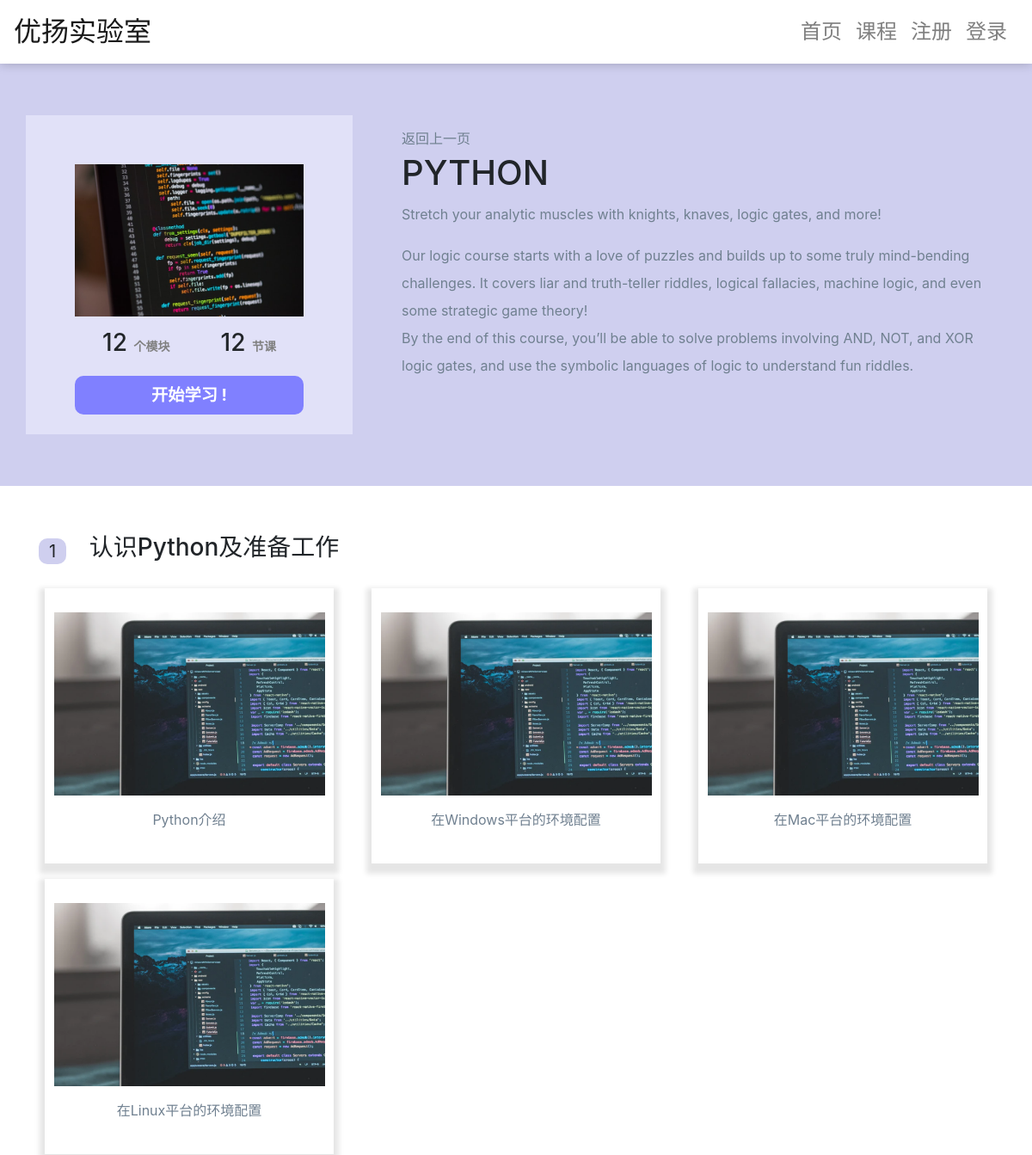
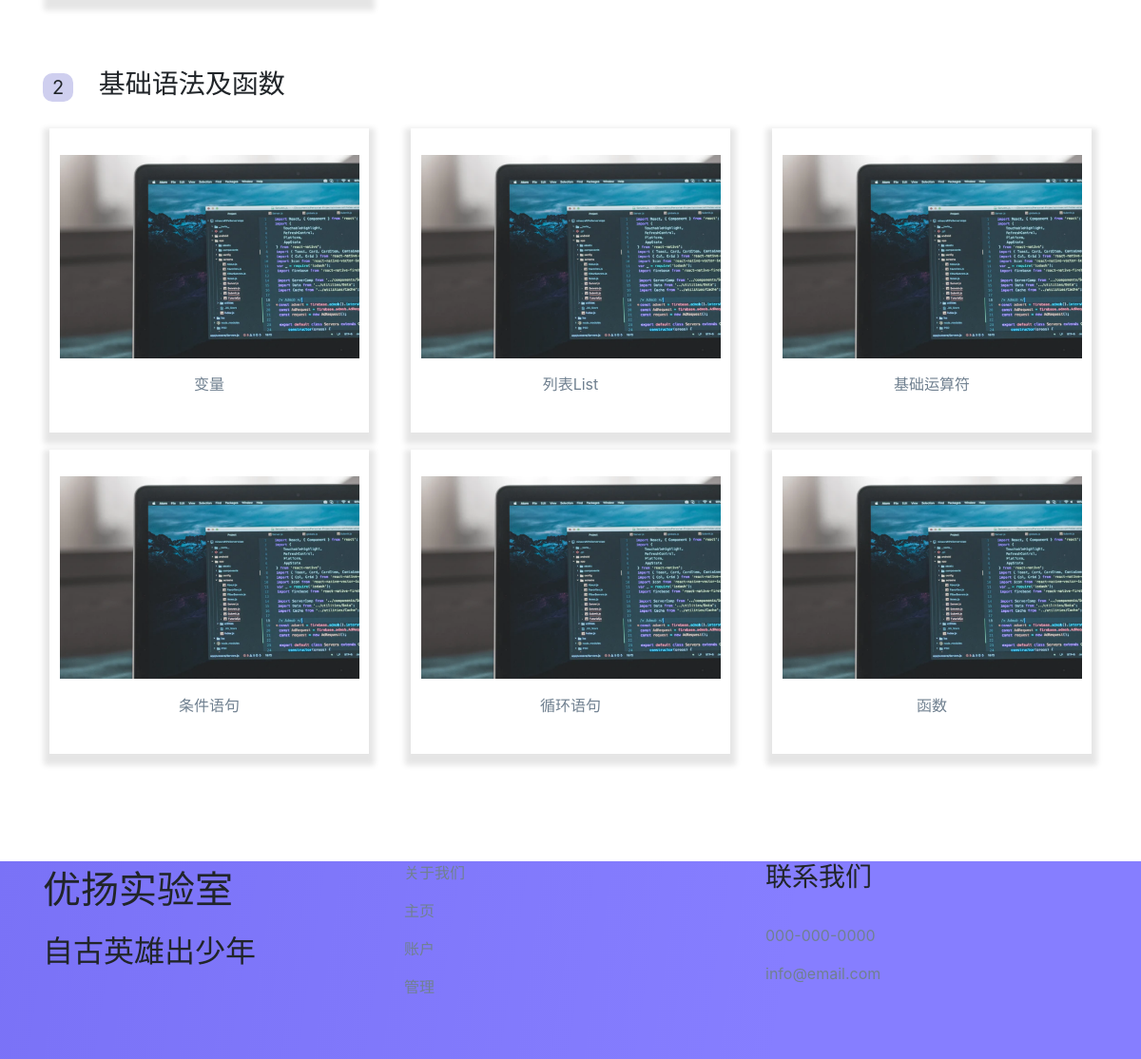
The app's page /course/1/ with its own data (2 pictures, top to bottom).
### webapp/models.py (models this page shows, shortened)
class Chapter(models.Model):
    course = models.ForeignKey(Course, on_delete = models.CASCADE)
    chapter_name = models.CharField(max_length = 200)

class Lesson(models.Model):
    chapter = models.ForeignKey(Chapter, on_delete = models.CASCADE)
    lesson_name = models.CharField(max_length = 200)
    video_url = models.CharField(max_length = 300)
    created_date = models.DateTimeField('Created date')

### webapp/views.py (the view)
# urls.py: path('course/<int:pk>/', views.course.as_view(), name='course'),
class course(generic.DetailView):
    template_name = 'webapp/course.html'
    model = Course

### webapp/templates/webapp/course.html (shortened to what this page needs)
{% extends 'navbar.html' %}
{% load static %}
{% block content %}
  <link rel="stylesheet" href="{% static "webapp/menu.css" %}" type="text/css">
  <div class="part1">
    <div class="container">
      <div class="row">
        <div class="col-md-4 col-12 p1">
          <img class="img-fluid" src="{% static "webapp/images/Python/python_0.jpg" %}" alt="img1">
          <div class="lt">
            <h3>12&nbsp<span>个模块</span></h3>
          </div>
          <div class="rt">
            <h3>12&nbsp<span>节课</span></h3>
          </div>
          <div>
            {% with question=question_text.classquestion %}
            <a href="#"><button class="b1">开始学习 !</button></a>
            {% endwith %}
          </div>
        </div>
        <div class="col-md-8 col-12 p2">
          <a href="#">返回上一页</a>
          <h1>PYTHON</h1>
          <p>Stretch your analytic muscles with knights, knaves, logic gates, and more!</p>
          <p>Our logic course starts with a love of puzzles and builds up to some truly mind-bending challenges. It covers liar and truth-teller riddles, logical fallacies, machine logic, and even some strategic game theory!<br>
    By the end of this course, you’ll be able to solve problems involving AND, NOT, and XOR logic gates, and use the symbolic languages of logic to understand fun riddles.</p>
        </div>
      </div>
    </div>
  </div>
  <div class="part2">
    <div class="container">
      {% for chapter in course.chapter_set.all %}
      <div class="row c">
        <div class="col-md-12 col-12">
          <div class="nb">{{chapter.id}}</div>
          <div class="intro">
            <h3>{{chapter.chapter_name}}</h3>
          </div>
        </div>
      </div>
      <div class="row bk">
        {% for lesson in chapter.lesson_set.all %}
        <div class="col-md-4 col-12">
          <a href="{% url 'webapp:detailpage' lesson.id%}">
            <div class="con">
              <img class="img-fluid" src="{% static "webapp/images/Python/lesson.png" %}" alt="img2">
              <p>{{lesson.lesson_name}}</p>
            </div>
          </a>
        </div>
        {%endfor%}
      </div>
      {%endfor%}
  </div>
{% endblock %}

### webapp/templates/navbar.html (shortened to what this page needs)
{% load static %}
<!DOCTYPE html>
<html lang="en" dir="ltr">
<link rel="stylesheet" href="https://cdn.staticfile.org/twitter-bootstrap/4.3.1/css/bootstrap.min.css">
<link rel="stylesheet" href="{% static "webapp/navbar.css" %}" type="text/css">
<link rel='stylesheet' href='https://cdnjs.cloudflare.com/ajax/libs/font-awesome/5.11.2/css/all.min.css'>
<div id="app">
  <el-header>
     <head>
  </head>
  <body>
    <nav class="navbar navbar-expand-md navbar-light">
      <a class="navbar-brand" href="{% url 'webapp:index'%}">优扬实验室</a>
      <div class="collapse navbar-collapse" id="collapsibleNavbar">
        <ul class="navbar-nav ml-auto">
          <li class="nav-item">
            <a class="nav-link" href="{% url 'webapp:index'%}">首页</a>
          </li>
          <li class="nav-item">
            <a class="nav-link" href="#">课程</a>
          </li>
          {% if user.is_authenticated %}
          <div class="btn-group">
            <li class="nav-item">
              <el-dropdown>
                <span class="el-dropdown-link" style="font-size: 1.1em;">
                  <a class="nav-link">用户中心<i class="el-icon-arrow-down el-icon--right"></i></a>
                </span>
                <el-dropdown-menu slot="dropdown">
                  <el-dropdown-item><a href="#">我的课程</a></el-dropdown-item>
                  <el-dropdown-item><a href="#">我的资料</a></el-dropdown-item>
                  <el-dropdown-item><a href="#">blabla</a></el-dropdown-item>
                  <el-dropdown-item divided><a href="{% url 'webapp:logout'%}">退出登陆</a></el-dropdown-item>
                </el-dropdown-menu>
              </el-dropdown>
            </li>
          </div>
          {% else %}
             <li class="nav-item">
            <a class="nav-link" href="{% url 'webapp:signup'%}">注册</a>
          </li>
          <li class="nav-item" id="final">
            <a class="nav-link" href="{% url 'webapp:signin'%}">登录</a>
          </li>
          {% endif %}
        </ul>
      </div>
    </nav>
  </el-header>
    {% block content %}
    {% endblock %}
  </body>
  <div class="part6">
  <div class="container">
    <div class="row textf">
      <div class="col-md-4 col-12">
        <p class="t3">优扬实验室</p>
        <h2>自古英雄出少年</h2><br><br>
      </div>
      <div class="col-md-4 col-12">
        <a href="#"><p>关于我们</p></a>
        <a href="#"><p>主页</p></a>
        <a href="#"><p>账户</p></a>
        <a href="#"><p>管理</p></a>
        <br><br>
      </div>
      <div class="col-md-4 col-12">
        <h3>联系我们</h3>
        <br><a href="#"><p>000-000-0000</p></a>
        <a href="#"><p>info@email.com</p></a>
        <br><a href="#"><p></p></a>
      </div>
    </div>
  </div>
</div>
</div>
</html>

### webapp/static/webapp/navbar.css (style rules this page uses)
.navbar { position:fixed; top:0; left:0; z-index:1; width:100%; background-color:white; }
.navbar-brand { font-size:2em; }
.nav-link { font-size:1.5em; }
.navbar.navbar-expand-md.navbar-light { box-shadow:0 0 12px 0 rgba(0,0,0,0.24); }
#final { padding-right: 5px; }

### webapp/static/webapp/menu.css (style rules this page uses)
button { outline:none; }
.p1 { text-align:center; background-color:rgba(230,230,250,0.8); padding:5% 5% 2% 5%; }
.part1 { margin-top:74px; background-color:#CFCFEF; padding-top:5%; padding-bottom:5%; }
.lt { text-align:left; width:50%; display:inline-block; }
.rt { text-align:right; display:inline-block; }
.lt, .rt { padding-top:5%; padding-bottom:5%; }
.lt span, .rt span { font-size:0.5em; font-weight:bold; color:gray; }
.b1 { width:100%; font-size:1.2em; font-weight:bolder; border-radius:10px; border:3px solid #8080FF; background-color:#8080FF; color:white; padding-top:2%; padding-bottom:2%; }
.p2 { line-height:2em; padding-left:5%; padding-top:1%; }
.p2 p, a { color:#708090; }
.part2 { margin-top:3%; }
.nb { display:inline-block; background-color:#CFCFEF; font-size:1.25em; width:32px; height:30px; border-radius:10px; vertical-align:middle; text-align:center; }
.intro { display:inline-block; padding-left:2%; vertical-align:middle; }
.con { box-shadow:0 6px 6px 6px rgba(0,0,0,0.1); text-align:center; margin-left:2%; margin-right:2%; margin-bottom:5%; padding:8% 3% 5% 3%; height:320px; background-color:white; }
.con p { margin-top:5%; }
.bk { margin-top:2%; }
.c { margin-top:5%; }
.t3 { font-size:2.5em; }
.part6 { background-image:url('./images/cloud.png'); background-repeat:no-repeat; background-position:center bottom; margin-top:8%; }

### records on screen
Chapter: id "1", chapter_name "认识Python及准备工作"
Lesson: lesson_name "Python介绍"
Lesson: lesson_name "在Windows平台的环境配置"
Lesson: lesson_name "在Mac平台的环境配置"
Lesson: lesson_name "在Linux平台的环境配置"
Chapter: id "2", chapter_name "基础语法及函数"
Lesson: lesson_name "变量"
Lesson: lesson_name "列表List"
Lesson: lesson_name "基础运算符"
Lesson: lesson_name "条件语句"
Lesson: lesson_name "循环语句"
Lesson: lesson_name "函数"
